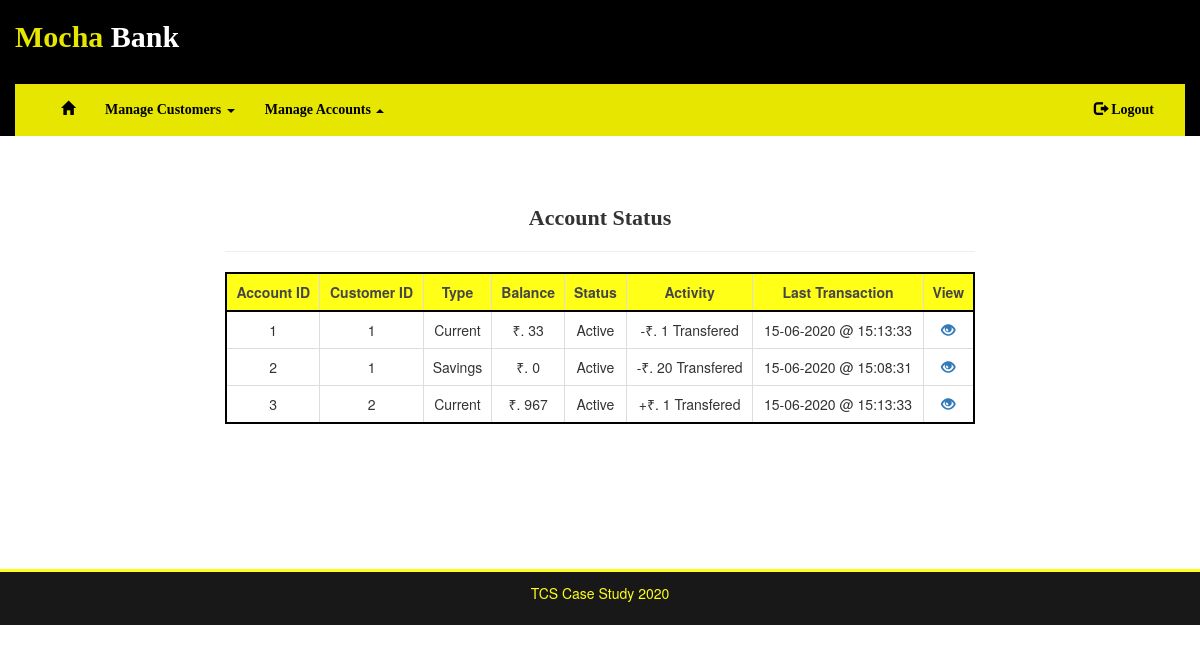
/account/status (signed in), run on an earlier commit of the app's database.
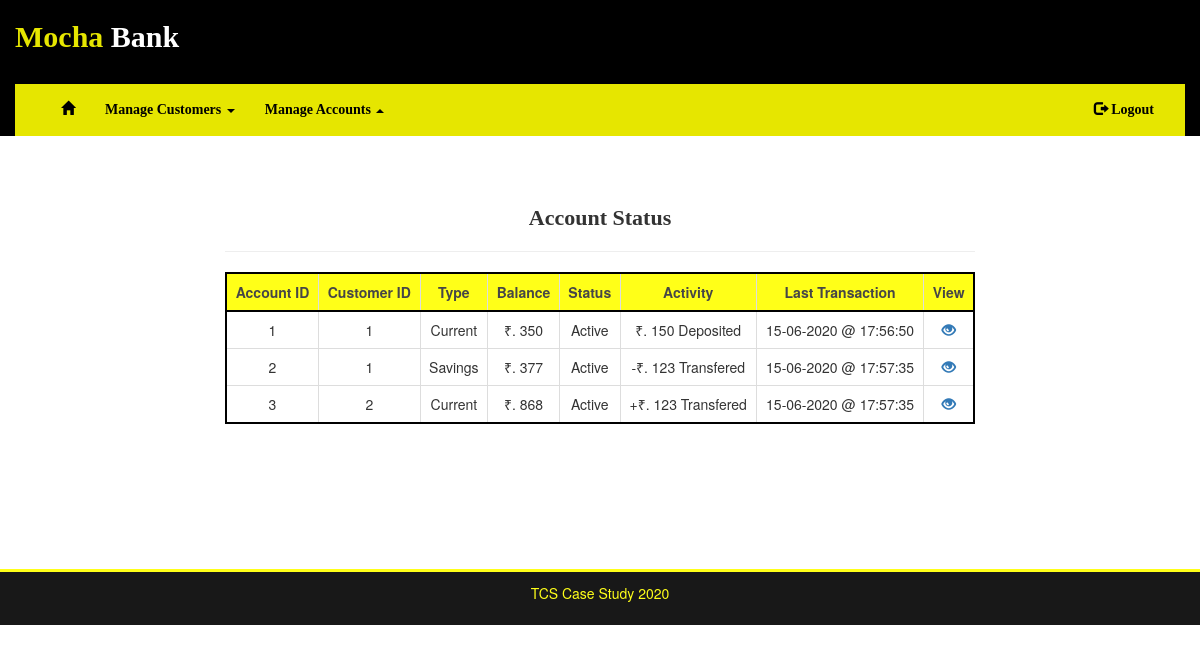
And on a later commit of the database.
### bank/models.py (models this page shows)
class Account(db.Model):
    acnt_id = db.Column(db.Integer, primary_key=True)
    cust_id = db.Column(db.Integer, db.ForeignKey('customer.cust_id'))
    acnt_type = db.Column(db.String(20), index=False, unique=False)
    acnt_balance = db.Column(db.Integer, index=False, unique=False)
    acnt_status = db.Column(db.String(20), index=False, unique=False)
    acnt_last_tr_date = db.Column(db.DateTime, index=False, unique=False)
    acnt_message = db.Column(db.String(20), index=False, unique=False)
    transaction = db.relationship('Transaction', backref='customer')

### bank/routes.py (the view)
@app.route('/account/status')
@login_required
def account_status():
    accounts = db.session.query(Account).all()
    return render_template('account_status.html', page='account_status', accounts=accounts)

### bank/models.py (called while the page is built)
@login.user_loader
def load_user(id):
    return db.session.query(Login).filter(Login.id==int(id)).first()

### bank/templates/account_status.html
{% extends 'base.html' %}
{% block nav %}
    {% include 'includes/customer_nav.html' %}
{% endblock %}
{% block content %}
    <h4 class="text-center" style="font:bold 22px Impact">Account Status</h4>
    <hr>
    <div class="table-responsive">
        <table class="table table-hover table-bordered text-center" style="border:2px solid black">
            <tr style="background-color: yellow;opacity: 0.9;border:2px solid black">
                <th>Account ID</th><th>Customer ID</th><th>Type</th><th>Balance</th><th>Status</th><th>Activity</th><th>Last Transaction</th><th>View</th>
                {% for account in accounts %}
                    <tr><td>{{ account.acnt_id }}</td>
                    <td>{{ account.cust_id }}</td>
                    <td>{{ account.acnt_type }}</td>
                    <td>₹. {{ account.acnt_balance }}</td>
                    <td>{{ account.acnt_status }}</td>
                    <td>{{ account.acnt_message }}</td>
                    <td>{{ account.acnt_last_tr_date.strftime("%d-%m-%Y @ %H:%M:%S") }}</td>
                    <td><a href="{{ url_for('delete_account', acnt_id=account.acnt_id) }}"><span class="glyphicon glyphicon-eye-open text-primary"></span></a></td></tr>
                {% endfor %}
            </tr>
        </table>
    </div>
    <br>
{% endblock %}

### bank/templates/base.html (shortened to what this page needs)
<!DOCTYPE html>
<html lang="en">
<head>
  <link rel="stylesheet" href="http://maxcdn.bootstrapcdn.com/bootstrap/3.3.6/css/bootstrap.min.css">
</head>
<body>
    <header class="container-fluid" style="background-color: black;">
        <h2 style="font: bolder 30px Impact;"><span style="color:yellow; opacity: 0.9;">Mocha </span><span style="color:white">Bank</span></h2>
        <br>
        {% block nav %}
        {% endblock %}
    </header>
    <div class="container">
        <div class="row">
            <div class="col-sm-offset-2 col-sm-8" style="padding-top: 5%;padding-bottom: 9%;">
                {% block content %}
                {% endblock %}
            </div>
        </div>
    </div>
    <footer class="container-fluid text-center bg-primary" style="background-color:black;color:yellow;opacity: 0.9;border-top:3px solid yellow;">
        <p style="padding:1%">TCS Case Study 2020</p>
    </footer>
</body>
</html>

### bank/templates/includes/customer_nav.html (shortened to what this page needs)
<nav class="navbar container" style="border-radius: 0%; background-color:yellow; opacity: 0.9;;margin-bottom: 0%;">
    <div class="container-fluid">
        <ul class="nav navbar-nav">
            <li class="{% if page=='customer_home' %}active{% endif %}"><a href="{{ url_for('customer_home') }}"><span class="glyphicon glyphicon-home"></span></a></li>
            <li class="dropdown {% if page.endswith('customer') %}active{% endif %}">
                <a class="dropdown-toggle" data-toggle="dropdown" href="#">Manage Customers
                <span class="caret"></span></a>
            </li>
        </ul>
        <ul class="nav navbar-nav">
            <li class="dropup {% if page.endswith('account') %}active{% endif %}">
                <a class="dropdown-toggle" data-toggle="dropdown" href="#">Manage Accounts
                <span class="caret"></span></a>
            </li>
        </ul>
        <ul class="nav navbar-nav navbar-right">
            <li><a href="{{ url_for('logout') }}"><span class="glyphicon glyphicon-log-out"></span> Logout</a></li>
        </ul>
    </div>
</nav>

### bank/templates/base.html (style rules this page uses)
a { color:black; }
li { background-color: yellow; color:black; font:bolder 14px tahoma; }
th { text-align: center; }

What changed in the data, as far as the page shows it:
changed Account id 1: acnt_balance "33" → "350"; acnt_message "-₹. 1 Transfered" → "₹. 150 Deposited"; acnt_last_tr_date "15-06-2020 @ 15:13:33" → "15-06-2020 @ 17:56:50"
changed Account "Savings": acnt_balance "0" → "377"; acnt_message "-₹. 20 Transfered" → "-₹. 123 Transfered"; acnt_last_tr_date "15-06-2020 @ 15:08:31" → "15-06-2020 @ 17:57:35"
changed Account id 3: acnt_balance "967" → "868"; acnt_message "+₹. 1 Transfered" → "+₹. 123 Transfered"; acnt_last_tr_date "15-06-2020 @ 15:13:33" → "15-06-2020 @ 17:57:35"
